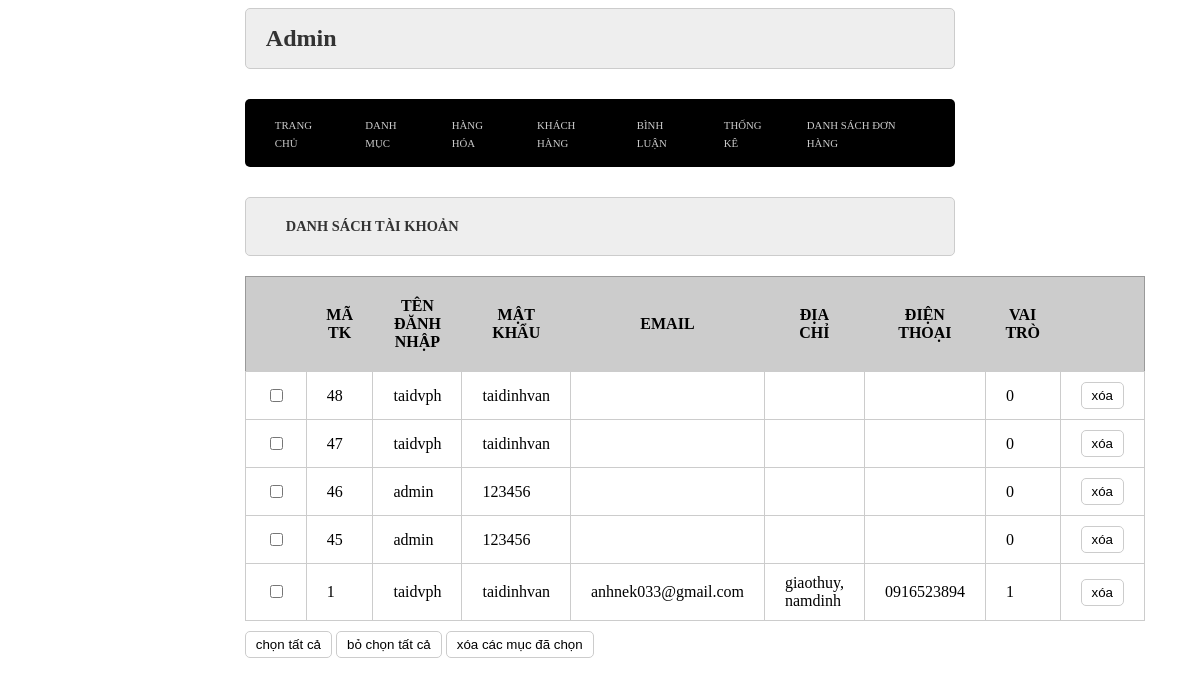
The app's page /admin/index.php?act=dskh with its own data.
### tables this page shows
CREATE TABLE `taikhoan` (
  `id` int(10) NOT NULL,
  `user` varchar(50) NOT NULL,
  `pass` varchar(50) NOT NULL,
  `email` varchar(255) NOT NULL,
  `address` varchar(255) DEFAULT NULL,
  `tel` varchar(20) DEFAULT NULL,
  `role` tinyint(4) NOT NULL DEFAULT 0
);

### model/pdo.php (called while the page is built, shortened)
<?php
function pdo_get_connection()
{
    $dburl = "mysql:host=localhost;dbname=da1-greenshop;charset=utf8";
    $username = 'root';
    $password = '';
    $conn = new PDO($dburl, $username, $password);
    $conn->setAttribute(PDO::ATTR_ERRMODE, PDO::ERRMODE_EXCEPTION);
    return $conn;
}
function pdo_query($sql)
{
    $sql_args = array_slice(func_get_args(), 1);
    try {
        $conn = pdo_get_connection();
        $stmt = $conn->prepare($sql);
        $stmt->execute($sql_args);
        $rows = $stmt->fetchAll();
        return $rows;
    } catch (PDOException $e) {
        throw $e;
    } finally {
        unset($conn);
    }
}

### model/taikhoan.php (called while the page is built, shortened)
<?php
function loadall_taikhoan(){
    $sql = "select * from taikhoan order by id desc";
    $listtaikhoan = pdo_query($sql);
    return $listtaikhoan;
}
?>

### admin/taikhoan/list.php (the view, shortened to what this page needs)
<div class="row">
    <div class="row header frmtitle">
        <h1>DANH SÁCH TÀI KHOẢN</h1>
    </div>
    <div class="row frmcontent">
        <div class="row mb-10 frmdsloai">
            <table>
                <tr>
                    <th></th>
                    <th>MÃ TK</th>
                    <th>TÊN ĐĂNH NHẬP</th>
                    <th>MẬT KHẨU</th>
                    <th>EMAIL</th>
                    <th>ĐỊA CHỈ</th>
                    <th>ĐIỆN THOẠI</th>
                    <th>VAI TRÒ</th>
                    <th></th>
                </tr>
                <?php
                foreach ($listtaikhoan as $taikhoan) {
                    extract($taikhoan);
                    $xoatk = "index.php?act=xoatk&id=".$id;
                    echo
                    '
                    <tr>
                    <td><input type="checkbox" name="" id=""></td>
                    <td>' . $id . '</td>
                    <td>' . $user . '</td>
                    <td>' . $pass . '</td>
                    <td>' . $email . '</td>
                    <td>' . $address . '</td>
                    <td>' . $tel . '</td>
                    <td>' . $role . '</td>
                    <td><a href="' . $xoatk . '"> <input type="button" value="xóa"></a></td>
                    </tr>
                    ';
                }
                ?>
</table>
        </div>
        <div class="row mb-10">
            <input type="button" value="chọn tất cả">
            <input type="button" value="bỏ chọn tất cả">
            <input type="button" value="xóa các mục đã chọn">
        </div>
    </div>
</div>

### view/css/style.css (style rules this page uses)
* { box-sizing: border-box; font-family: 0.7vw; }
.row { float: left; width: 100%; }
.mb-10 { margin-bottom: 10px; }
.header { background-color: black; border: 1px black solid; color: white; border-radius: 5px; }
.header h1 { margin: 20px; font-size: 1.2vw; }
.formtaikhoan input[type="submit"], .frmcontent input[type="submit"], .formtaikhoan input[type="reset"], .frmcontent input[type="reset"], .frmcontent input[type="button"] { border-radius: 5px; padding: 5px 10px; background-color: white; border: 1px #ccc solid; }
.frmtitle { background-color: #eee; border: 1px #ccc solid; color: #333; border-radius: 5px; padding: 0px 20px; }
.frmcontent { padding: 20px 0px; }
.frmdsloai table { width: 100%; border-collapse: collapse; border: 1px solid #999; }
.frmdsloai table th { padding: 20px; background-color: #ccc; }
.frmdsloai table td { padding: 10px 20px; border: 1px solid #ccc; }

### records on screen
taikhoan: id "48", user "taidvph", pass "taidinhvan", role "0"
taikhoan: id "47", user "taidvph", pass "taidinhvan", role "0"
taikhoan: id "46", user "admin", pass "123456", role "0"
taikhoan: id "45", user "admin", pass "123456", role "0"
taikhoan: id "1", user "taidvph", pass "taidinhvan", email "anhnek033@gmail.com", address "giaothuy, namdinh", tel "0916523894", role "1"
